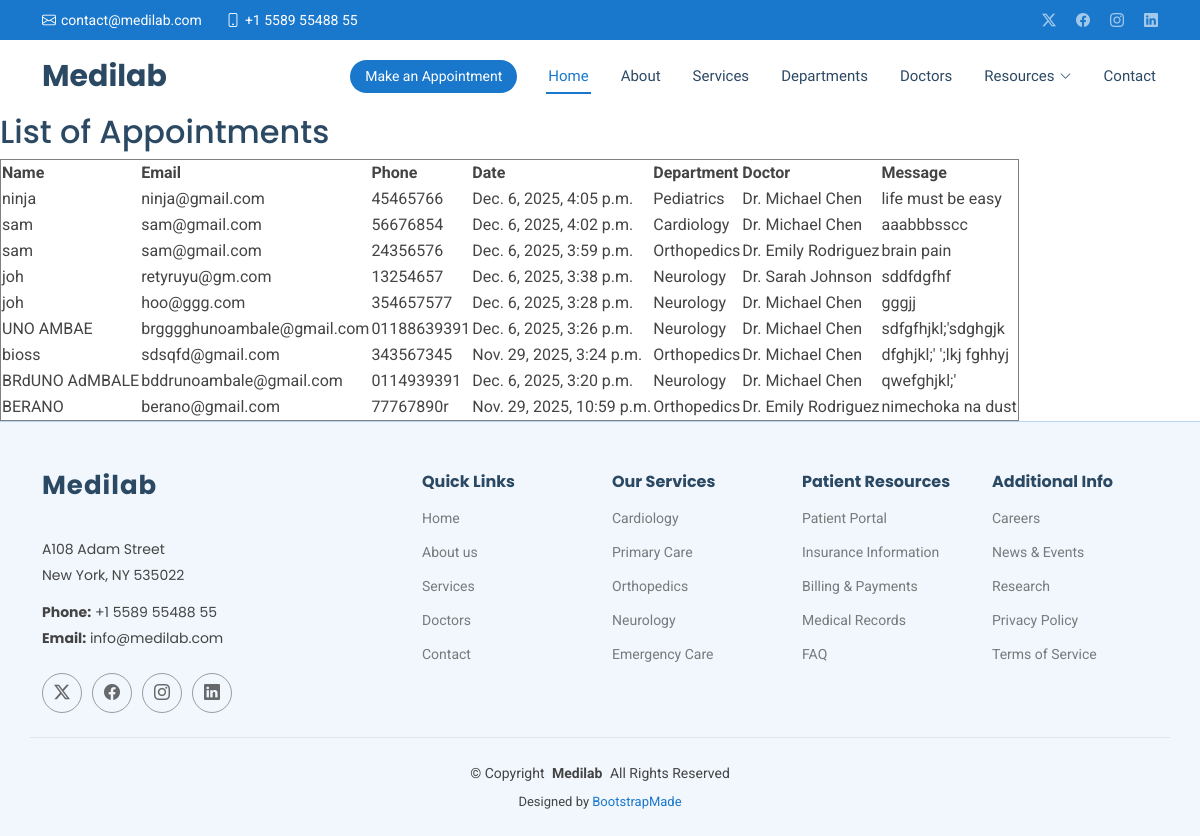
/show/, run on an earlier commit of the app's database.
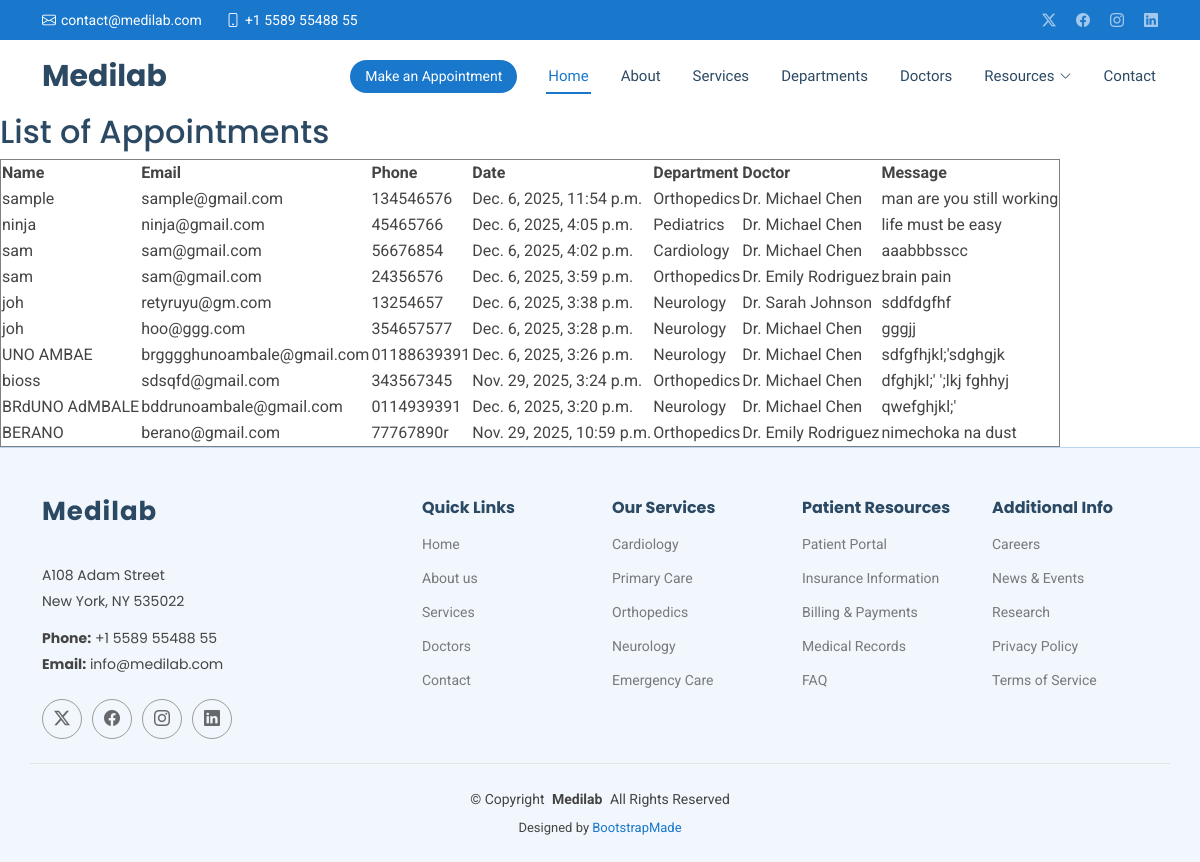
And on a later commit of the database.
### Careapp/models.py (models this page shows, shortened)
class Appoinment_index(models.Model):
    name = models.CharField(max_length=20)
    email = models.EmailField()
    phone = models.CharField(max_length=15)
    date = models.DateTimeField()
    department = models.CharField(max_length=50)
    doctor = models.CharField(max_length=50)
    message = models.TextField()

### Careapp/views.py (the view)
# urls.py: path('show/', views.show, name='show')
def show(request):
    appointment_index = Appoinment_index.objects.all().order_by('-id')
    context = {
        'appointment_index': appointment_index
    }
    return render(request, 'show.html', context)

### Careapp/templates/show.html
{% extends 'index.html' %}
{% load static %}
{% block content %}
<h2>List of Appointments</h2>
<table border="1">
    <tr>
        <th>Name</th>
        <th>Email</th>
        <th>Phone</th>
        <th>Date</th>
        <th>Department</th>
        <th>Doctor</th>
        <th>Message</th>
    </tr>
    {% for appointment in appointment_index %}
    <tr>
        <td>{{ appointment.name }}</td>
        <td>{{ appointment.email }}</td>
        <td>{{ appointment.phone }}</td>
        <td>{{ appointment.date }}</td>
        <td>{{ appointment.department }}</td>
        <td>{{ appointment.doctor }}</td>
        <td>{{ appointment.message }}</td>
    </tr>
    {% endfor %}
</table>
{% endblock %}

What changed in the data, as far as the page shows it:
added Appoinment_index: name "sample", email "sample@gmail.com", phone "134546576", date "Dec. 6, 2025, 11:54 p.m.", department "Orthopedics", doctor "Dr. Michael Chen", message "man are you still working"
